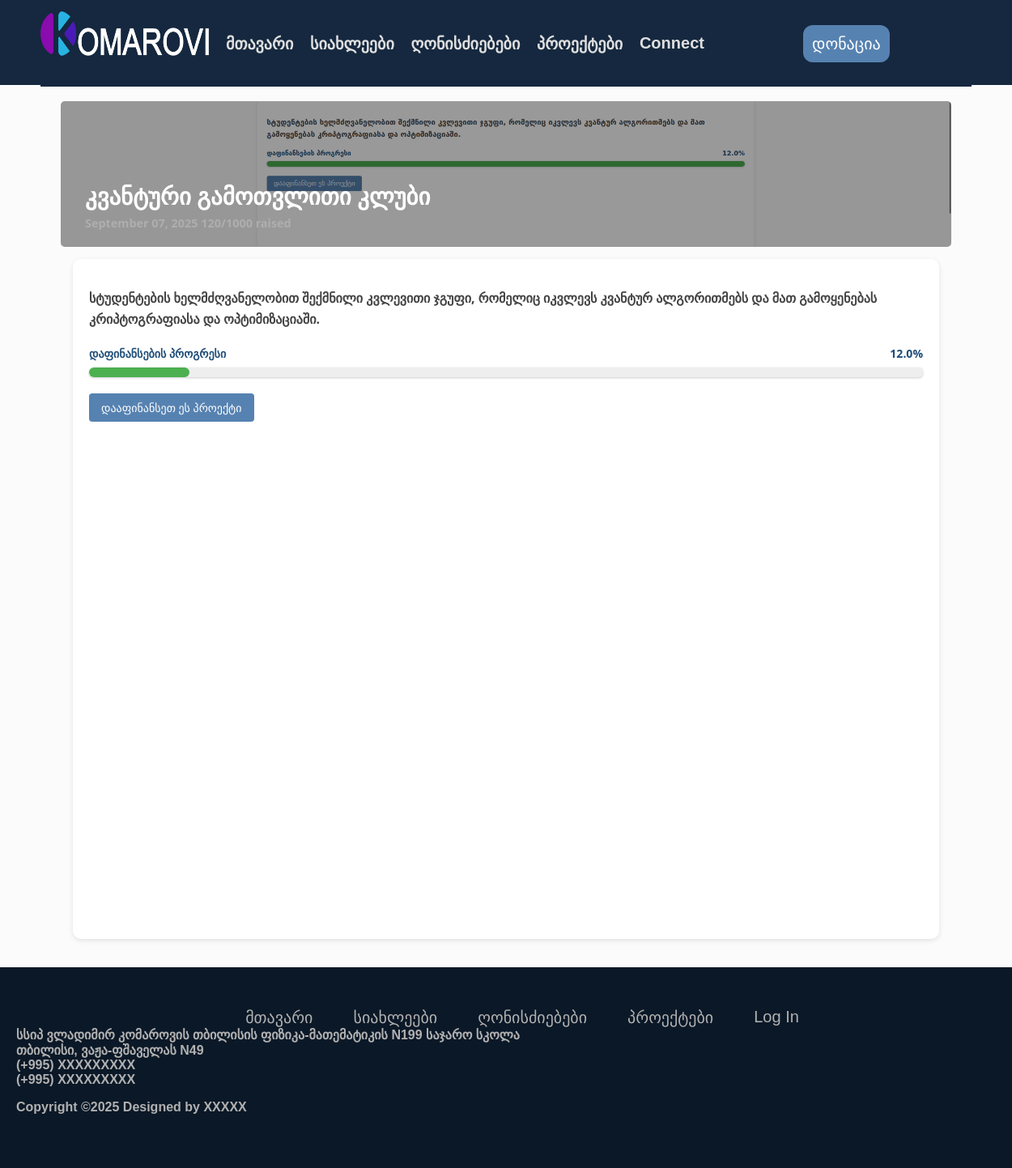
The app's page /projects/2 with its own data.
### models.py (models this page shows, shortened)
class Projects(db.Model):
    id = db.Column(db.Integer, primary_key=True)
    title = db.Column(db.String(500), nullable=False)
    description = db.Column(db.Text)
    funding_goal = db.Column(db.Integer, nullable=False, default=0)
    current_amount = db.Column(db.Integer, nullable=False, default=0)
    image = db.Column(db.String(200))
    date_added = db.Column(db.DateTime, default=datetime.utcnow)

### routes.py (the view)
@app.route("/projects/<int:id>")
def project(id):
    project = Projects.query.get_or_404(id)
    return render_template('project.html', project=project)

### templates/project.html (shortened to what this page needs)
{% extends "base.html" %} {% block head %}
<link
  rel="stylesheet"
  href="{{ url_for('static', filename='css/projects.css') }}"
/>
{% endblock %} {% block content %}
<div class="project-page">
  {% if project.image %}
  <div class="project-banner">
    <img
      src="{{ url_for('static', filename='uploads/' + project.image) }}"
      alt="{{ project.title }}"
    />
    <div class="project-overlay">
      <h1 class="project-title">{{ project.title }}</h1>
      <div class="project-meta">
        <span class="project-date">
          {{ project.date_added.strftime('%B %d, %Y') }}
        </span>
        <span class="project-funding">
          {{ project.current_amount }}/{{ project.funding_goal }} raised
        </span>
      </div>
    </div>
  </div>
  {% endif %}
  <div class="project-content">
    <div class="project-main">
      <p class="project-description">{{ project.description }}</p>
      <div class="progress-section">
        <div class="progress-labels">
          <span class="progress-label-left">დაფინანსების პროგრესი</span>
          <span class="progress-label-right">
            {% set progress_percent = (project.current_amount / project.funding_goal * 100)|round(1) if project.funding_goal > 0 else 0 %}
            {{ progress_percent }}%
          </span>
        </div>
          <div class="progress-container">
          <div
            class="progress-bar"
            style="--progress: {{ progress_percent }}"
          ></div>
        </div>
      </div>
      <div class="project-buttons">
        <a href="{{ url_for('donate', id=project.id) }}" class="project-btn project-btn-donate">დააფინანსეთ ეს პროექტი</a>
      </div>
    </div>
  </div>
</div>
{% endblock %}

### static/css/main.css (style rules this page uses)
html, body { margin: 0; height: 100%; padding: 0; display: flex; flex-direction: column; background-color: rgb(251, 251, 252); font-family: "BpgIngiriArial", Arial, Helvetica, sans-serif; }

### static/css/footer.css (style rules this page uses)
span, p { color: rgb(177, 177, 177); font-weight: bold; }
a { text-decoration: none; }

### static/css/projects.css (style rules this page uses)
.project-content { padding: 15px; display: flex; flex-direction: column; }
.project-title { font-size: 20px; font-weight: bold; margin: 10px 0 5px; color: #1f4e79; }
.project-description { font-size: 14px; color: #555555; margin-bottom: 15px; }
.progress-section { margin: 10px 0; }
.progress-labels { display: flex; justify-content: space-between; align-items: center; margin-bottom: 5px; font-size: 12px; font-weight: bold; }
.progress-label-left { color: #1f4e79; }
.progress-label-right { color: #1f4e79; }
.progress-container { width: 100%; height: 16px; background-color: #e8e7e7; border-radius: 8px; overflow: hidden; box-shadow: 0 1px 3px rgba(0, 0, 0, 0.2); }
.progress-bar { height: 100%; background-color: #1f4e79; border-radius: 8px; width: 0%; }
.project-buttons { display: flex; gap: 5px; flex-wrap: wrap; margin-top: 10px; }
.project-btn { text-decoration: none; padding: 5px 10px; border-radius: 4px; font-size: 12px; color: white; }
.project-btn-donate { background-color: #5682b1; }
.project-page { font-family: "Segoe UI", sans-serif; margin: 0 auto; max-width: 1100px; padding: 20px; min-height: 100vh; display: flex; flex-direction: column; }
.project-banner { position: relative; height: 180px; overflow: hidden; border-radius: 5px; margin-bottom: 0px; }
.project-banner img { width: 100%; height: 100%; object-fit: cover; filter: brightness(0.6); }
.project-overlay { position: absolute; bottom: 20px; left: 30px; color: white; }
.project-page .project-title { font-size: 1.8rem; font-weight: bold; margin: 0; color: white; }
.project-meta { font-size: 0.9rem; margin-top: 5px; opacity: 0.9; }
.project-content { gap: 20px; flex: 1; }
.project-main { background: #fff; min-height: 100vh; padding: 20px; border-radius: 10px; box-shadow: 0 2px 6px rgba(0, 0, 0, 0.1); }
.project-main .project-description { line-height: 1.6; color: #444; font-size: 16px; }
.project-main .progress-section { margin: 20px 0; }
.project-main .progress-labels { font-size: 14px; margin-bottom: 8px; }
.project-main .progress-container { height: 12px; }
.project-main .project-buttons { margin-top: 20px; }
.project-main .project-btn { padding: 8px 15px; font-size: 14px; }
.progress-container { width: 100%; height: 10px; background-color: #eee; border-radius: 5px; overflow: hidden; }
.progress-bar { height: 100%; background-color: #4caf50; width: calc(var(--progress) * 1%); transition: width 0.3s ease; }

### records on screen
Projects: image (picture), title "კვანტური გამოთვლითი კლუბი", date_added "September 07, 2025", current_amount "120", funding_goal "1000", description "სტუდენტების ხელმძღვანელობით შექმნილი კვლევითი ჯგუფი, რომელიც იკვლევს კვანტურ ალგორითმებს და მათ გამოყენებას კრიპტოგრაფიასა და ოპტიმიზაციაში."

### other values on screen
{{ progress_percent }} "12.0"
